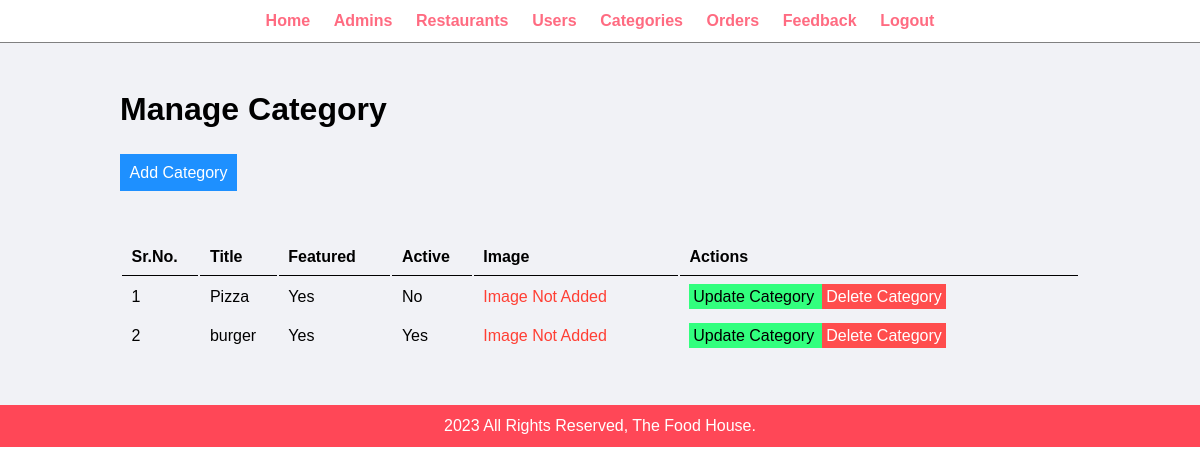
Before: /admin/manage-category.php (signed in) with the older database file.
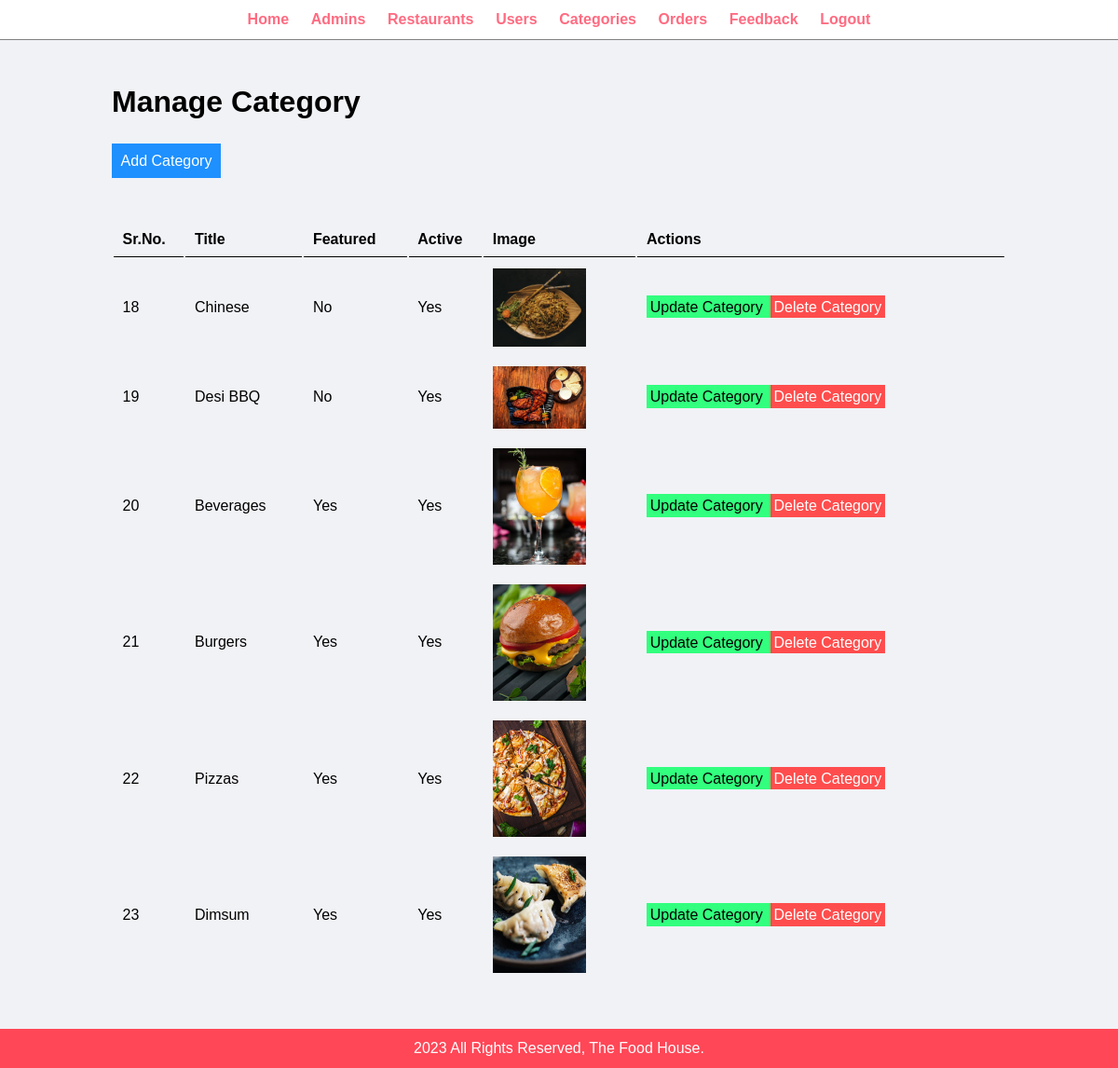
After: the same page with the newer database file.
### tables this page shows
CREATE TABLE `tbl_categories` (
  `cat_id` int(10) UNSIGNED NOT NULL,
  `title` varchar(100) NOT NULL,
  `image_name` varchar(255) DEFAULT NULL,
  `featured` varchar(10) NOT NULL,
  `active` varchar(10) NOT NULL
);

### config/connect.php (called while the page is built, shortened)
<?php
    $home_url = "http://localhost/food-order-project/";
?>

### admin/manage-category.php (the view, shortened to what this page needs)
<?php include('partials/menu.php') ?>
<div class="main-content">
    <div class="wrapper">
        <h1>Manage Category</h1>
        <br>
        <br>
        <a href="<?php echo $home_url; ?>admin/add-category.php" class="btn-primary">Add Category</a>
        <br>
        <br>
        <br><br>
        <table class="tbl-full">
            <tr>
                <th>Sr.No.</th>
                <th>Title</th>
                <th>Featured</th>
                <th>Active</th>
                <th>Image</th>
                <th>Actions</th>
            </tr>
            <?php
            $sql = 'SELECT * FROM tbl_categories';
            $result = mysqli_query($conn, $sql);
            if($result == True) {
                $count = mysqli_num_rows($result);
                if($count > 0) {
                    while($rows = mysqli_fetch_assoc($result)) {
                        $id = $rows['cat_id'];
                        $title = $rows['title'];
                        $featured = $rows['featured'];
                        $active = $rows['active'];
                        $image = $rows['image_name'];
                        ?>
                        <tr>
                            <td>
                                <?php echo $id; ?>
                            </td>
                            <td>
                                <?php echo $title; ?>
                            </td>
                            <td>
                                <?php echo $featured; ?>
                            </td>
                            <td>
                                <?php echo $active; ?>
                            </td>
                            <?php
                                if($image != '') {
                                    ?>
                                    <td>
                                        <img src="<?php echo $home_url; ?>images/category/<?php echo $image; ?>" width="100px">
                                    </td>
                                    <?php
                                } else {
                                    ?>
                                    <td>
                                        <div class="error">Image Not Added</div>
                                    </td>
                                    <?php
                                }
                            ?>
                            <td>
                                <a href="update-category.php?id=<?php echo $id;?>" class="btn-secondary">Update
                                    Category
                                </a>
                                <a href="delete-category.php?id=<?php echo $id;?>" class="btn-danger">Delete Category</a>
                            </td>
                            <?php
                    }
                }
            }
            ?>
            </tr>
        </table>
    </div>
</div>
<?php include('partials/footer.php') ?>

### admin/partials/menu.php (shortened to what this page needs)
<?php
    include('../config/connect.php');
?>
<html>
    <head>
        <link rel="stylesheet" href="../css/admin.css">
    </head>
    <body>
        <div class="menu text-center">
            <div class="wrapper">
                <ul>
                    <li>
                        <a href="index.php">Home</a>
                    </li>
                    <li>
                        <a href="admin-panel.php">Admins</a>
                    </li>
                    <li>
                        <a href="manage-restaurants.php">Restaurants</a>
                    </li>
                    <li>
                        <a href="manage-users.php">Users</a>
                    </li>
                    <li>
                        <a href="manage-category.php">Categories</a>
                    </li>
                    <li>
                        <a href="manage-orders.php">Orders</a>
                    </li>
                    <li>
                        <a href="manage-feedback.php">Feedback</a>
                    </li>
                    <li>
                        <a href="logout.php">Logout</a>
                    </li>
                </ul>
            </div>
        </div>

### admin/partials/footer.php
        <div class="footer">
            <div class="wrapper">
                <p class="text-center">2023 All Rights Reserved, The Food House.</p>
            </div>
        </div>
    </body>
</html>

### css/admin.css (style rules this page uses)
* { margin: 0; padding: 0; font-family: Arial, Helvetica, sans-serif }
.wrapper { padding: 1%; width: 80%; margin: 0 auto; }
.text-center { text-align: center; }
.tbl-full { width: 100%; }
table tr th { border-bottom: 1px solid black; padding: 1%; text-align: left; }
table tr td { padding: 1%; }
.btn-primary { background-color: #1e90ff; padding: 1%; color: white; text-decoration: none; }
.btn-secondary { background-color: #32ff7e; padding: 1%; color: black; text-decoration: none; }
.btn-danger { background-color: #ff4d4d; padding: 1%; color: white; text-decoration: none; }
.menu { border-bottom: 1px solid gray; }
.menu ul { list-style-type: none; }
.menu ul li { display: inline; padding: 1%; }
.menu ul li a { text-decoration: none; font-weight: bold; color: #ff6b81; }
.main-content { background-color: #f1f2f6; padding: 3% 0; }
.footer { background-color: #ff4757; color: white; }
.error { color: #ff3f34; }

Changed rows visible on the page:
removed tbl_categories: cat_id "1", title "Pizza", featured "Yes", active "No", shows "Image Not Added"
removed tbl_categories: cat_id "2", title "burger", featured "Yes", active "Yes", shows "Image Not Added"
added tbl_categories: cat_id "18", title "Chinese", featured "No", active "Yes", image_name (picture)
added tbl_categories: cat_id "19", title "Desi BBQ", featured "No", active "Yes", image_name (picture)
added tbl_categories: cat_id "20", title "Beverages", featured "Yes", active "Yes", image_name (picture)
added tbl_categories: cat_id "21", title "Burgers", featured "Yes", active "Yes", image_name (picture)
added tbl_categories: cat_id "22", title "Pizzas", featured "Yes", active "Yes", image_name (picture)
added tbl_categories: cat_id "23", title "Dimsum", featured "Yes", active "Yes", image_name (picture)
